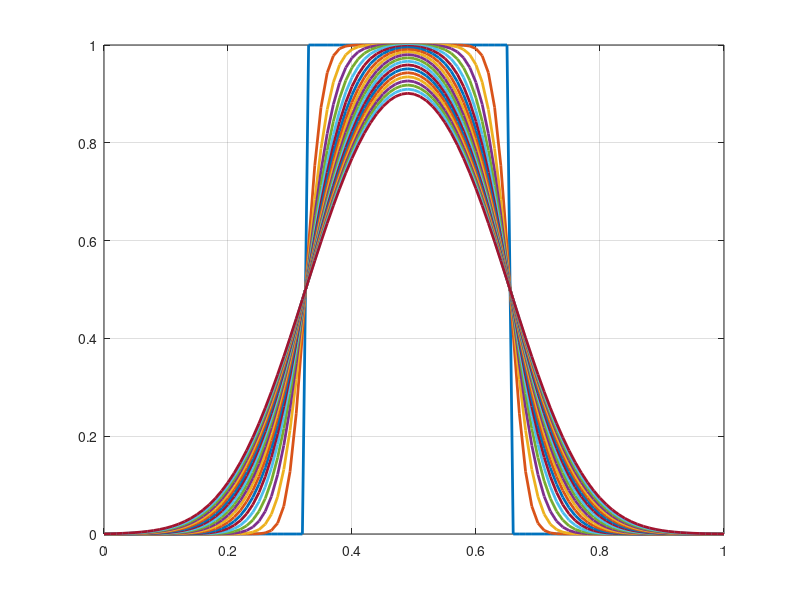
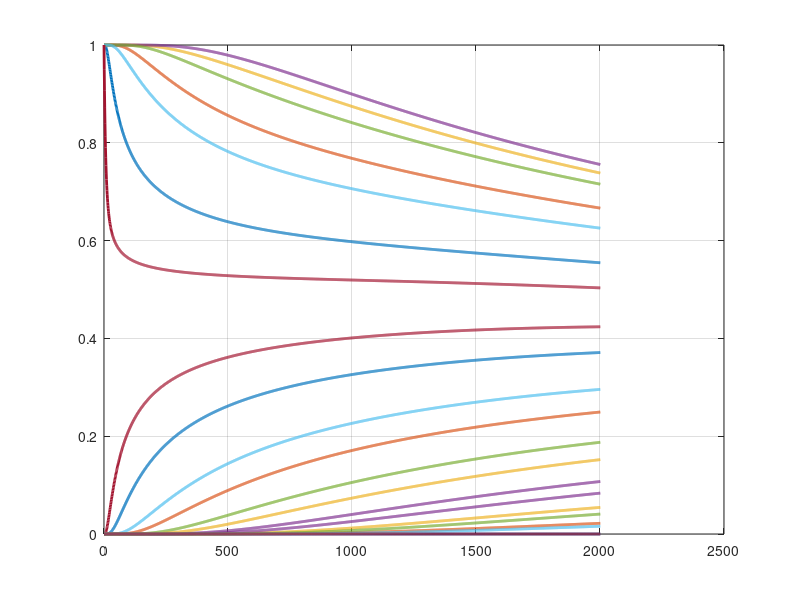
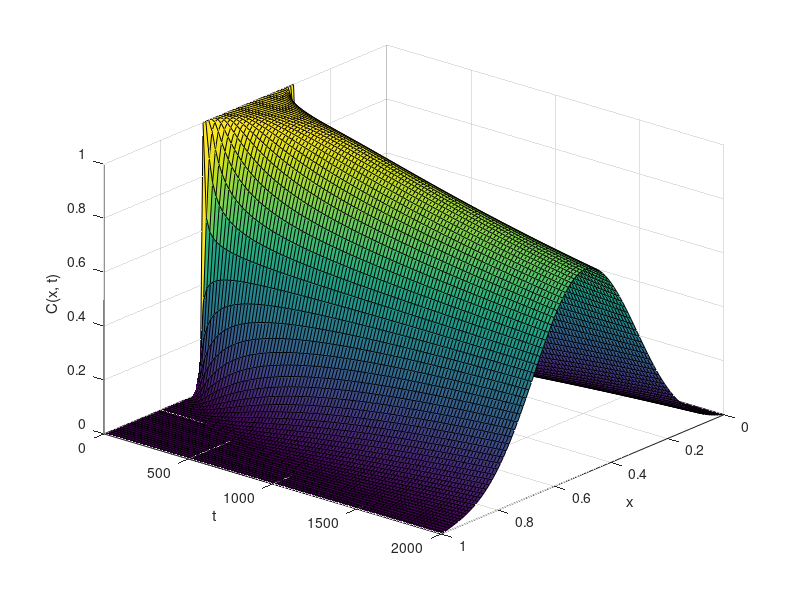

MATLAB code for these plots, in order:
% Tarea 17
% 14 de Diciembre del 2021
% ecuación de difusión con perfil de pulso cuadrado

clear all; close all; tic
numx = 101; numt = 2001; dx = 1/(numx -1);
dt = 1.; D = 5e-6; D1 = 5e-6;
x = 0:dx:1; c = zeros(numx, numt); t(1) = 0;
c(1,1) = 0; c(numx, 1) = 0; nu = .5; A = 0.9; nu1 = .3;
mu = 0.5; sigma1 = 0.05; nu2 = .7; sigma2 = 0.02;

for i = 2:numx-1;
  if i < (numx - 1)/3
    c(i, 1) = 0;
  elseif i >= (numx - 1)/3 && i <= 2*(numx - 1)/3 
    c(i, 1) = 1;
  else 
    c(i, 1) = 0;
  end
endfor

for j = 1:numt
  t(j+1) = t(j) +dt;
   for i= 2:numx-1
       c(i,j+1) = c(i,j)+ D*(dt/dx^2)*(c(i+1,j)-2*c(i,j)+c(i-1,j));
   end
end
figure(1); clf;
for k=1:50:1001
   plot(x, c(:, k), 'Linewidth', 2); hold on; grid on;
end
figure(2); clf;
for r = 1:5:101
  plot(t, c(r, :), 'Linewidth', 2); hold on; grid on;
endfor

hold off; hold off;

figure(3); clf; 
[X, T] = meshgrid(x, t);
Cr = c'(1:20:2001,:);
Tr = T(1:20:2001,:);
Xr = X(1:20:2001,:);

surf(Xr, Tr, Cr); view(130, 30);
 xlabel('x');
 ylabel('t'); zlabel('C(x, t)'); toc
